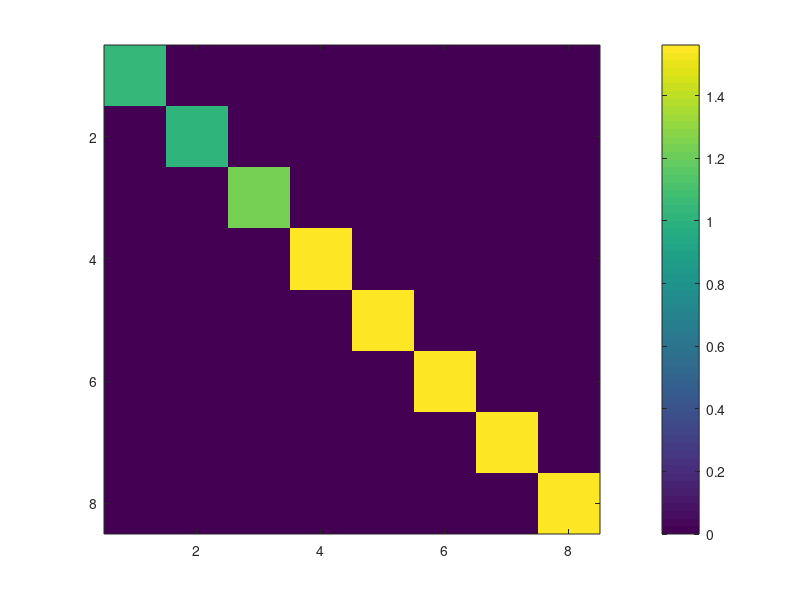

MATLAB code to generate this figure: (Note: this script raises an error after producing the figure.)
%% Implementation of the Haywood RA algorithm
RangeProfiles = [1+0.3i 0 0 0 0 0 0 0; 0 1-0.1i 0 0 0 0 0 0; 
    0 0 1+0.7i 0 0 0 0 0; 0 0 0 1-1.2i 0 0 0 0; 0 0 0 0 1-1.2i 0 0 0;
    0 0 0 0 0 1-1.2i 0 0; 0 0 0 0 0 0 1+1.2i 0; 0 0 0 0 0 0 0 1-1.2i];
figure; imagesc(abs(RangeProfiles))
colorbar
%% Real implementation of RA
% Range Align the HRR profiles using Haywood method
ref_profile_number = 1;
RA_HRRP = HaywoodRA(RangeProfiles, ref_profile_number);

figure; imagesc(abs(RA_HRRP))
colorbar
%% Real Haywood AF implementation
[numProfiles,numRangeBins] = size(RangeProfiles);
% Step 1: Calculate Eq A.8 of Zyweck's appendix - amplitude variance
amplitudeVariance = 1/(numProfiles-1)*var(abs(RA_HRRP), [],1); % 1xM matrix

% Step 2: Identify scatterer (range bin) that satifies the dominant scatterer criteris. This is the minimum amplitude varying range bin in each range bin row
% Criteria 1: power of scatterer>average power - Eq A.10 of Zyweck's appendix
powerScatterer = sum(abs(RA_HRRP).^2,1);
averagePowerScatterer = mean(powerScatterer);
% find possible scatterers where power of scatterer > average power
candidateScatterersIdx = find(powerScatterer>averagePowerScatterer); % array of matches

% Criteria 2: minimum variance is dominant scatterer (DS) - Eq A.9 of Zyweck's appendix
[varianceDS,varianceDSidx] = min(amplitudeVariance(candidateScatterersIdx)); % returns index

% Step 3: Calculate phase differences between reference and other profiles - Eq A.11 of Zyweck's appendix
phaseHistoryDS = angle(RA_HRRP(:,varianceDSidx)); % N x 1 matrix

% Step 4: apply phase differences to each HRRP - Eq A.12 of Zyweck's appendix
complexConjugateDS = exp(-1i*phaseHistoryDS);
% compensationMatrix = repmat(complexConjugateDS,1,numRangeBins)
% AF_RA_HRRP_1 = RA_HRRP.*compensationMatrix
AF_RA_HRRP = RA_HRRP.*complexConjugateDS; % Eq A.13 of Zyweck's appendix

figure; imagesc(abs(AF_RA_HRRP))
colorbar


